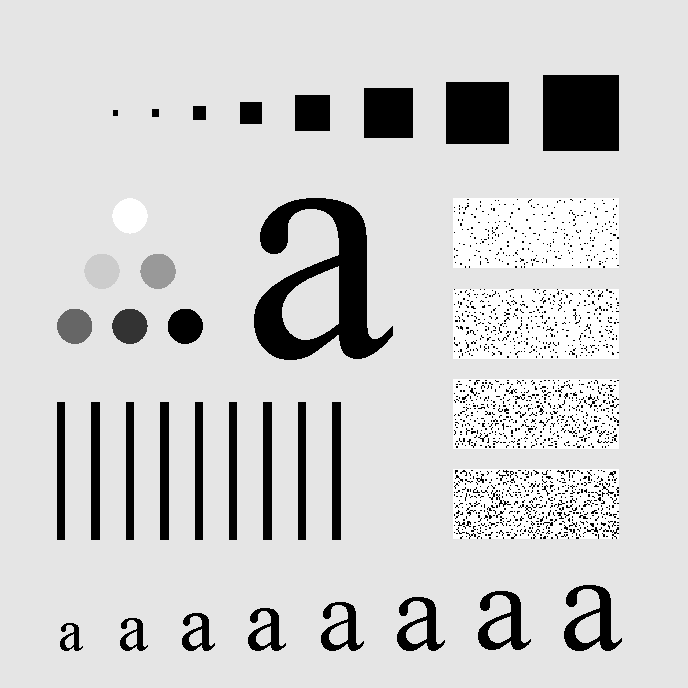
#> input picture AKS/imgg/Characters Test Pattern 688x688.tif, 688 x 688 px
$ python task3c.py
#> lines starting #> are read from the running program, lines starting #| are printed output that depends on the picture; after the words box and inside, x2 and y2 are one past the last pixel; in counts of white or black regions, pixels touching at a corner belong together
import numpy as np
import cv2
import matplotlib.pyplot as plt
image= cv2.imread('imgg/Characters Test Pattern 688x688.tif', 0)
#> image is the input picture: shape (688, 688); min 0, max 255, mean 207.3
image=cv2.resize(image,(512,512))
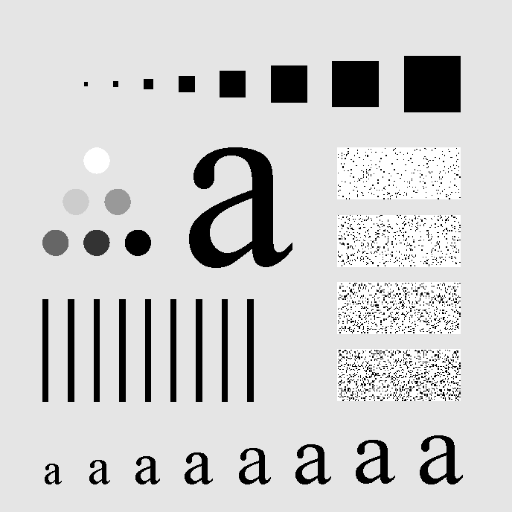
#> image: shape (512, 512); min 0, max 255, mean 207.3
height,width=image.shape
#> height = 512; width = 512
def addNoise(image):
    noise_image=image.copy()
    noise=0.02
    height,width=image.shape

    for h in range(height):
        for w in range(width):
            random_val=np.random.rand()
            if random_val<noise/2:
                noise_image[h,w]=1
            if random_val<noise:
                noise_image[h,w]=0
    return noise_image


def harmonic_geometric_mean(noise_image,height,width):
    n=3
    pad_height=n//2
    pad_width=n//2
    harmonic=np.zeros_like(noise_image)
    geometric=np.zeros_like(noise_image)
    pad_image=np.pad(noise_image,((pad_height,pad_height),(pad_width,pad_width)),mode='constant')

    for h in range(height):
        for w in range(width):
            tmp_window=pad_image[h:h+n,w:w+n]
            # harmonic works well for salt noise
            harmonic_weight=n*n/np.sum(1.0 / (tmp_window + 1e-3)) #harmonic weight
            harmonic[h,w]=harmonic_weight

            # for geometric mean filter
            geometric_weight = 0
            count_non_zero = 0
            for i in range(n):
                for j in range(n):
                    if tmp_window[i][j]>0:
                        geometric_weight += np.log(tmp_window[i][j])
                        count_non_zero += 1
            if count_non_zero>0:
                geometric_weight=np.exp(geometric_weight / count_non_zero)
            else:
                geometric_weight=0

            # geometric_weight= np.prod(tmp_window) ** (1 /n*n)
            geometric[h,w]=geometric_weight

    return harmonic,geometric


def PSNR(original,noisy):
   original=original.astype(np.float64)
   noisy=noisy.astype(np.float64)
   mse = np.mean((original - noisy) ** 2)
   max_pixel_value = 255.0
   psnr = 20 * np.log10(max_pixel_value / np.sqrt(mse))
   return psnr


noise_image=addNoise(image)
#> after the loop in addNoise, `for h in range(height):`:
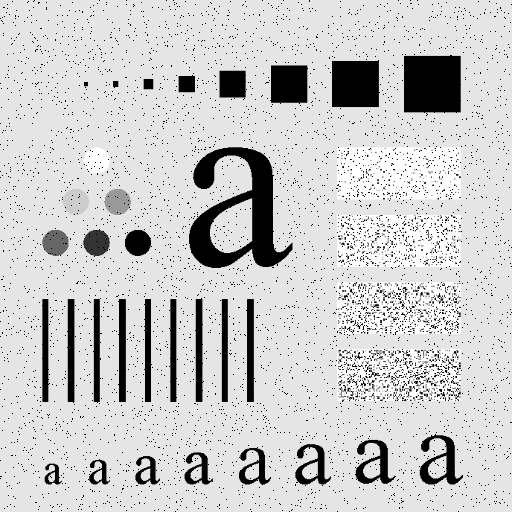
#> noise_image: shape (512, 512); 1.83% of pixels changed, all inside (x1, y1, x2, y2) = (0, 0, 512, 512)

psnr_val=PSNR(image,noise_image)
#> in PSNR, `mse = np.mean((original - noisy) ** 2)`: mse = 946.8
#> in PSNR, `psnr = 20 * np.log10(max_pixel_value / np.sqrt(mse))`: psnr = 18.37
#> psnr_val = 18.37
plt.subplot(2,2,1)
plt.imshow(image,cmap='gray')
plt.title('original image')
plt.subplot(2,2,2)
plt.imshow(noise_image,cmap='gray')

plt.title(f'psnr : {psnr_val:.2f}db')
harmonic_image,geometric_image=harmonic_geometric_mean(noise_image,height,width)
#> in harmonic_geometric_mean, `pad_image=np.pad(noise_image,((pad_height,pad_height),(pad_width,pad_w..`:
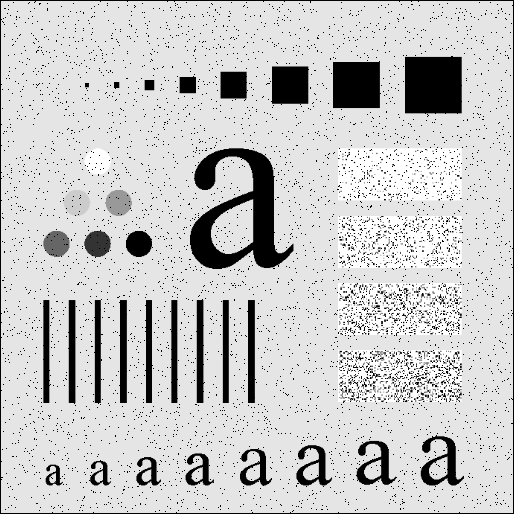
#> pad_image: shape (514, 514); min 0, max 255, mean 201.6
#> after the loop in harmonic_geometric_mean, `for h in range(height):`:
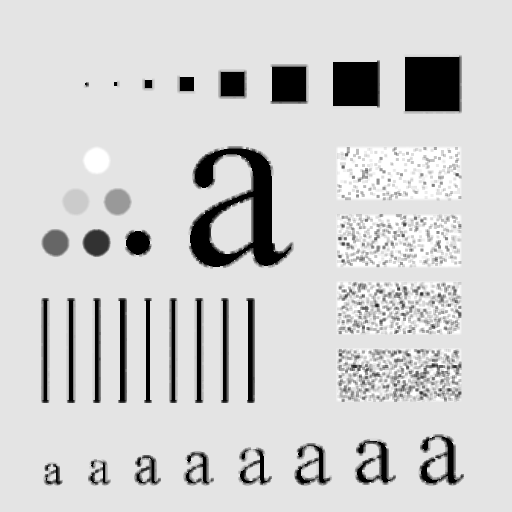
#> geometric: shape (512, 512); min 0, max 255, mean 207.7
#> after the loop in harmonic_geometric_mean, `for h in range(height):`:
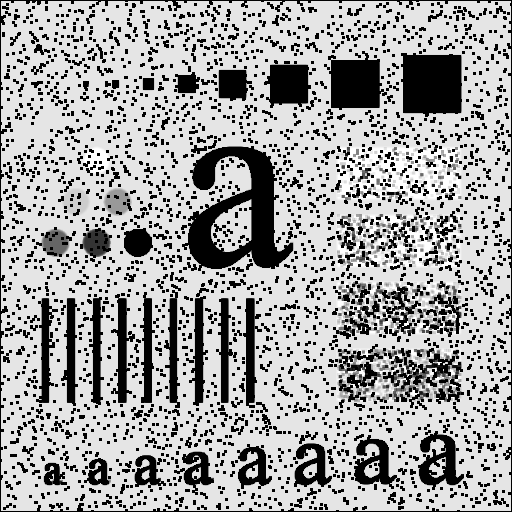
#> harmonic: shape (512, 512); min 0, max 255, mean 164.1
har=PSNR(image,harmonic_image)
#> har = 8.35
med_original=PSNR(image,geometric_image)
#> med_original = 19.03
plt.subplot(2,2,3)
plt.imshow(harmonic_image,cmap='gray')
plt.title(f'harmonic - PSNR: {har:.2f} dB')
plt.subplot(2,2,4)
plt.imshow(geometric_image,cmap='gray')
plt.title(f'geometric - PSNR: {med_original:.2f} dB')
plt.tight_layout()
plt.show()
